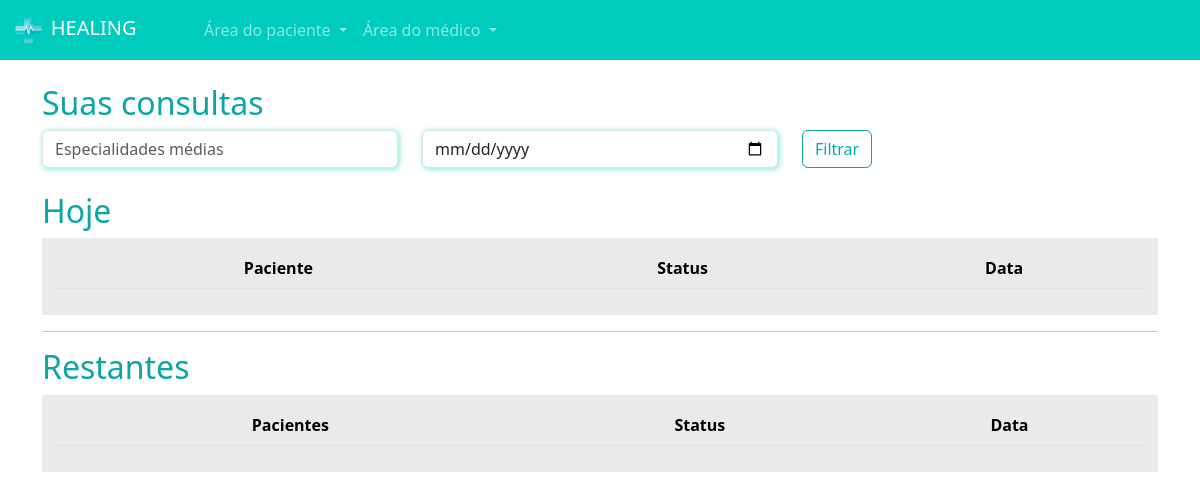
Page /medicos/consultas_medico/ (signed in) on the earlier database version.
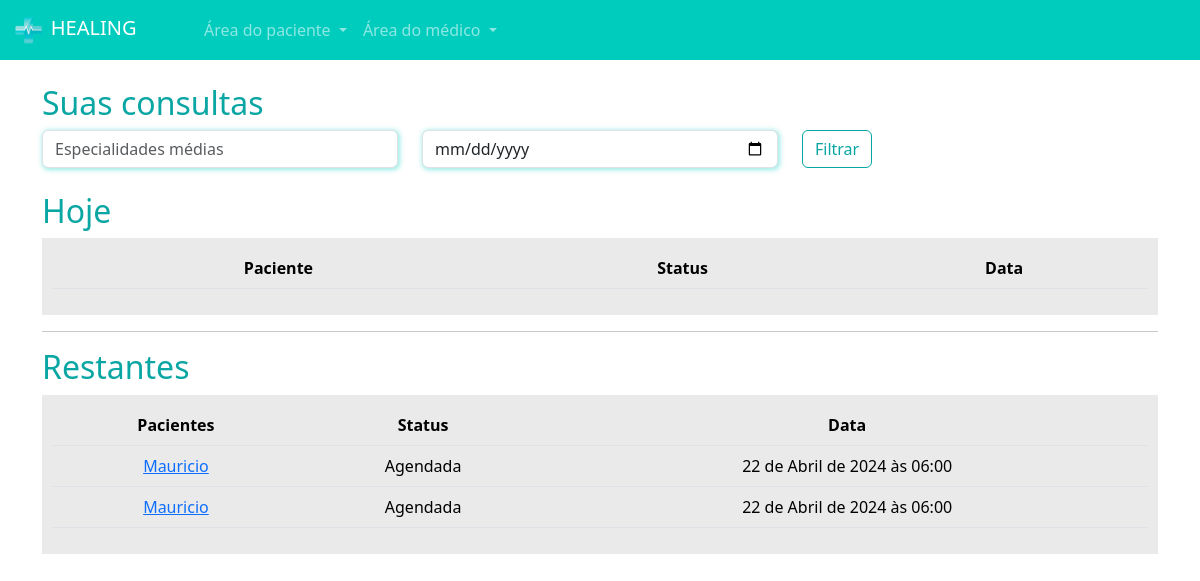
Same page on the later database version.
### paciente/models.py (models this page shows, shortened)
class Consulta(models.Model):
    status_choices = (
        ('A', 'Agendada'),
        ('F', 'Finalizada'),
        ('C', 'Cancelada'),
        ('I', 'Iniciada')
     )
    paciente = models.ForeignKey(User, on_delete=models.DO_NOTHING)
    data_aberta = models.ForeignKey(DatasAbertas, on_delete=models.DO_NOTHING)
    status = models.CharField(max_length=1, choices=status_choices, default='A')
    link = models.URLField(null=True, blank=True)

### medico/models.py (models this page shows, shortened)
class DatasAbertas(models.Model):
    data = models.DateTimeField()
    user = models.ForeignKey(User, on_delete=models.DO_NOTHING)
    agendado = models.BooleanField(default=False)

### medico/views.py (the view)
# urls.py: path('consultas_medico/', views.consultas_medico, name="consultas_medico"),
def consultas_medico(request):
    if not is_medico(request.user):
        messages.add_message(request, constants.WARNING, 'Somente médicos podem abrir horários')
        return redirect('/usuarios/sair')
    hoje = datetime.now().date()
    consultas_hoje = Consulta.objects.filter(data_aberta__user=request.user).filter(data_aberta__data__gte=hoje).filter(data_aberta__data__lt=hoje + timedelta(days=1))
    consultas_restantes = Consulta.objects.exclude(id__in=consultas_hoje.values('id')).filter(data_aberta__user=request.user)
    print(consultas_hoje.values('id'))
    return render(request, 'consultas_medico.html', {'consultas_hoje': consultas_hoje, 'consultas_restantes': consultas_restantes, 'is_medico': is_medico(request.user)})

### medico/models.py (called while the page is built)
def  is_medico(user):
    return DadosMedico.objects.filter(user=user).exists()

### medico/templates/consultas_medico.html (shortened to what this page needs)
{% extends "base.html" %}
{% load static %}
{% block 'head' %}
    <link rel="stylesheet" href="{% static 'medicos/css/abrir_horario.css' %}">
    <link rel="stylesheet" href="{% static 'usuarios/css/usuarios.css' %}">
    <link rel="stylesheet" href="{% static 'medicos/css/cadastro_medico.css' %}">
    <link rel="stylesheet" href="{% static 'pacientes/css/home.css' %}">
    <link rel="stylesheet" href="https://cdn.jsdelivr.net/npm/bootstrap-icons@1.11.3/font/bootstrap-icons.min.css">
{% endblock 'head' %}
{% block 'body' %}
    {% include 'partials/navbar.html' %}
    <div class="container">
        <br>
        <h2><span class="color-dark">Suas consultas</span></h2>
        <div class="row">
            <div class="col-md">
                <input type="text" name="especialidades" id="" class="form-control shadow-main-color" placeholder="Especialidades médias">
            </div>
            <div class="col-md">
                <input type="date" name="data" id="" class="form-control shadow-main-color" placeholder="Data da consulta">
            </div>
            <div class="col-md">
                <input type="submit" value="Filtrar" class="btn btn-dark-color-outline">
            </div>
        </div>
        <br>
        <h2><span class="color-dark">Hoje</span></h2>
        <div class="list-minhas-consultas">
            <table class="table">
                <thead>
                  <tr>
                    <th scope="col">Paciente</th>
                    <th scope="col">Status</th>
                    <th scope="col">Data</th>
                  </tr>
                </thead>
              </table>
        </div>
        <hr>
        <h2><span class="color-dark">Restantes</span></h2>
        <div class="list-minhas-consultas">
            <table class="table">
                <thead>
                  <tr>
                    <th scope="col">Pacientes</th>
                    <th scope="col">Status</th>
                    <th scope="col">Data</th>
                  </tr>
                </thead>
                <tbody>
                    {% for consulta in consultas_restantes  %}
                        <tr>
                            <td><a href="{% url 'consulta_area_medico' consulta.id %}">{{consulta.paciente}}</a></td>
                            <td>{{consulta.get_status_display}}</td>
                            <td>{{consulta.data_aberta.data}}</td>
                        </tr>
                    {% endfor %}
                </tbody>
              </table>
        </div>
    </div>
{% endblock 'body' %}

### templates/base.html (shortened to what this page needs)
{% load static %}
<!doctype html>
<html lang="en" >
    <head>
        <link rel="stylesheet" href="{% static 'geral/css/base.css' %}">
        <link href="https://cdn.jsdelivr.net/npm/bootstrap@5.3.3/dist/css/bootstrap.min.css" rel="stylesheet">
        {% block 'head' %}{% endblock 'head' %}
    </head>
    <body>
        {% block 'body' %}{% endblock 'body' %}
    </body>
</html>

### templates/partials/navbar.html (shortened to what this page needs)
{% load static %}
<nav class="navbar navbar-expand-lg navbar-dark bg-color-dark">
    <div class="container-fluid">
      <a class="navbar-brand" href="#"><img src="{% static 'geral/img/logo.png' %}" width="20%" alt="">&nbspHEALING</a>
      <div class="collapse navbar-collapse" id="navbarNav">
        <ul class="navbar-nav">
            <li class="nav-item dropdown">
                <a class="nav-link dropdown-toggle" href="#" id="navbarDropdownMenuLink" role="button" data-bs-toggle="dropdown" aria-expanded="false">
                  Área do paciente
                </a>
            </li>
            {% if is_medico %}
                <li class="nav-item dropdown">
                    <a class="nav-link dropdown-toggle" href="#" id="navbarDropdownMenuLink" role="button" data-bs-toggle="dropdown" aria-expanded="false">
                        Área do médico
                    </a>
                </li>
            {% else %}
                <li class="nav-item">
                    <a class="nav-link" href="{% url 'cadastro_medico' %}">Sou médico</a>
                </li>
            {% endif %}
        </ul>
      </div>
    </div>
  </nav>

### templates/static/geral/css/base.css (style rules this page uses)
:root { --main-color: #00CCBE; --dark-color: #09A6A3; --contrast-color: #FFD686; }
.bg-color-dark { background-color: var(--main-color); }
.color-dark { color: var(--dark-color); }

### templates/static/usuarios/css/usuarios.css (style rules this page uses)
.btn-dark-color-outline { border: 1px solid var(--dark-color); color: var(--dark-color) }

### templates/static/medicos/css/cadastro_medico.css (style rules this page uses)
.shadow-main-color { box-shadow: 1px 1px 5px 1px rgba(0, 204, 190,.4); }

### templates/static/pacientes/css/home.css (style rules this page uses)
table { border-collapse: collapse !important; width: 100%; }
th, td { padding: 8px; text-align: center; background-color: #EAEAEA !important; }
th { background-color: #EAEAEA; }
.list-minhas-consultas { background-color: #EAEAEA; padding: 10px; }

Differences in the rows shown:
added Consulta: paciente "Mauricio", status "Agendada", data_aberta.data "22 de Abril de 2024 às 06:00"
added Consulta: paciente "Mauricio", status "Agendada", data_aberta.data "22 de Abril de 2024 às 06:00"
